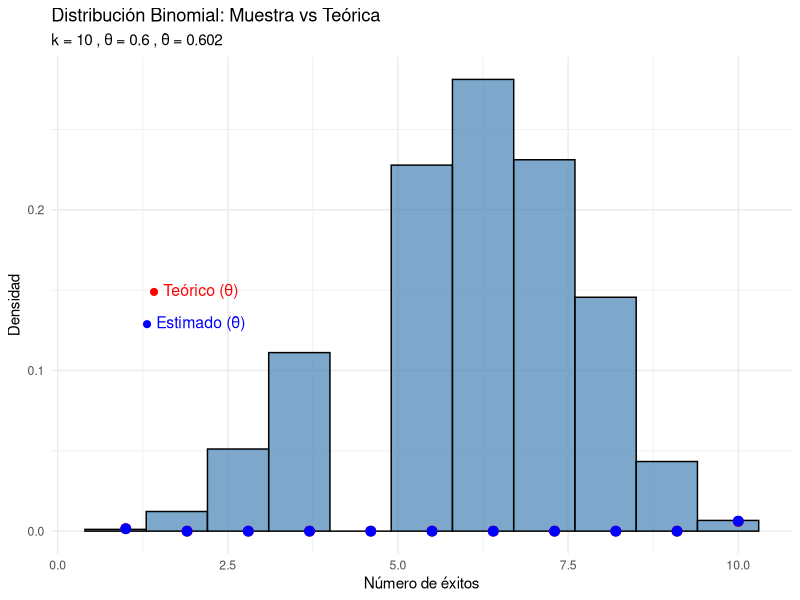
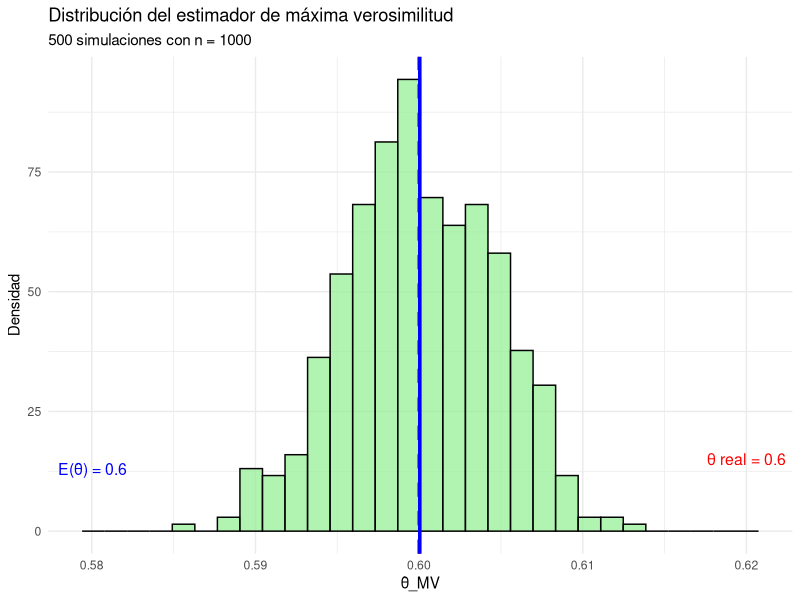
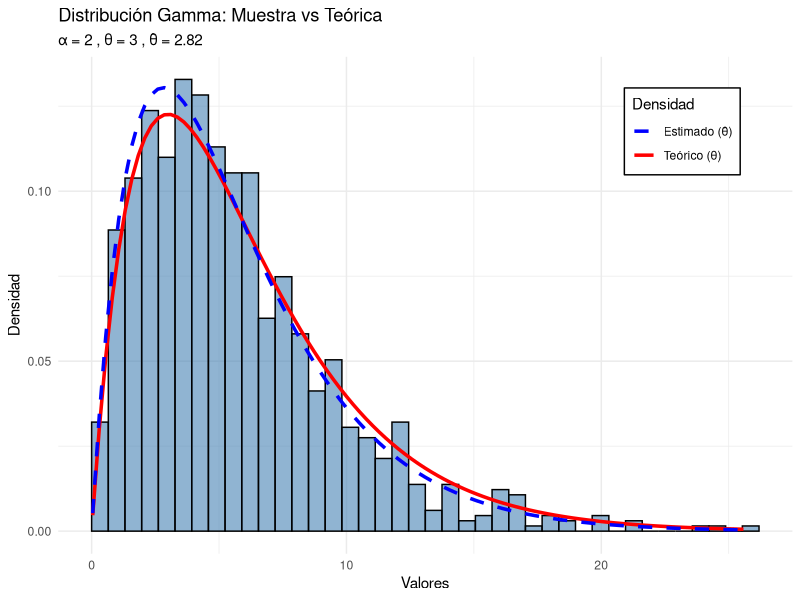
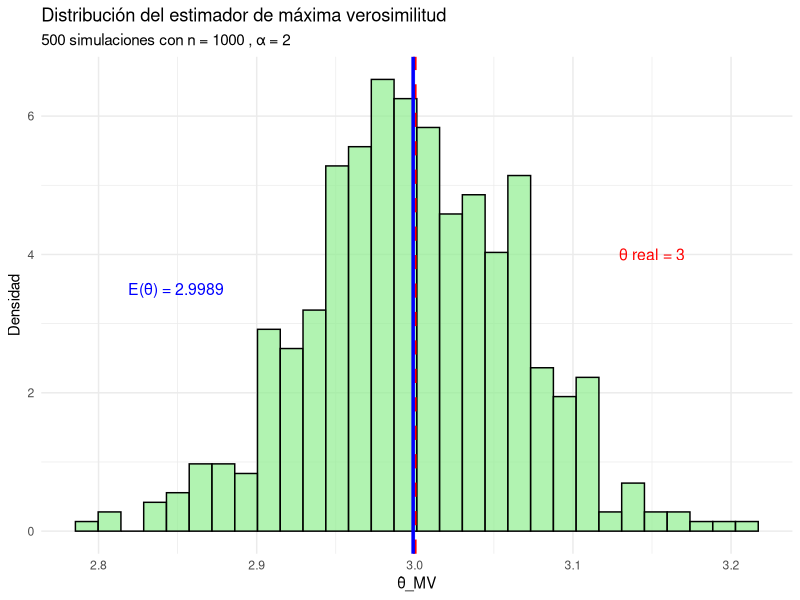
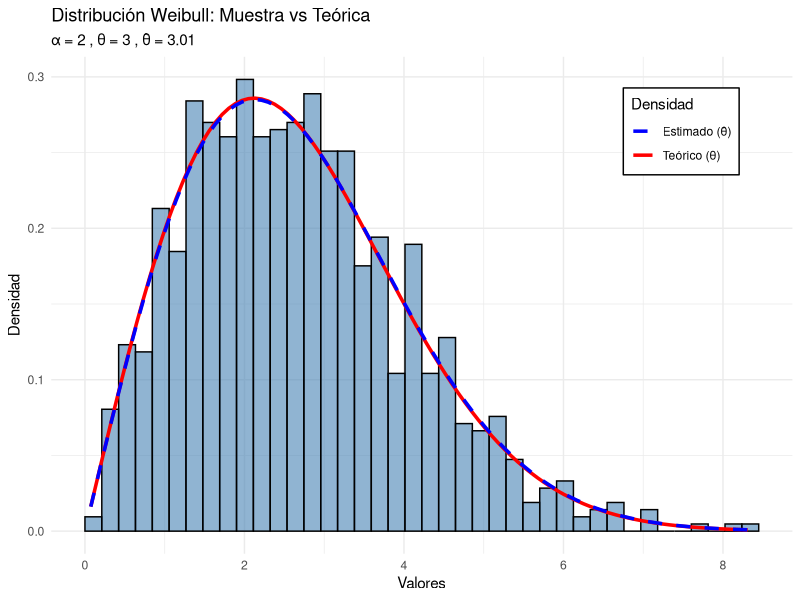
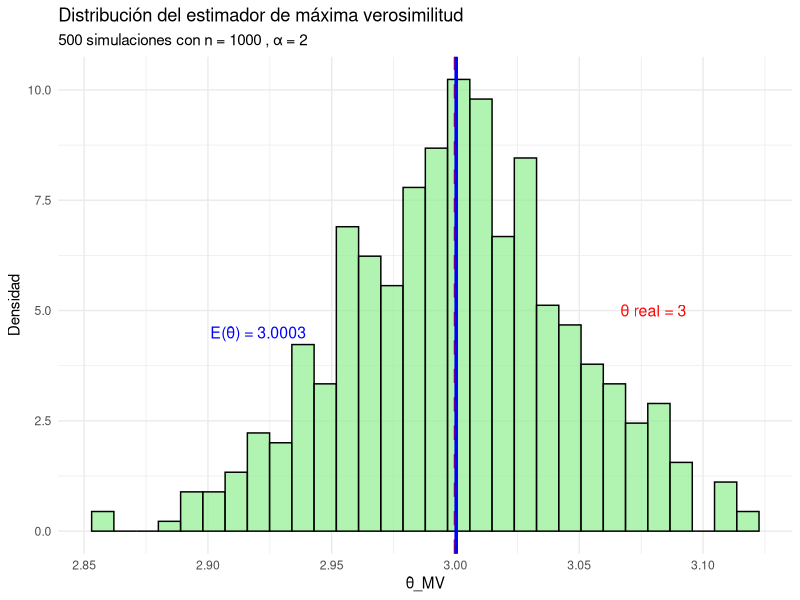
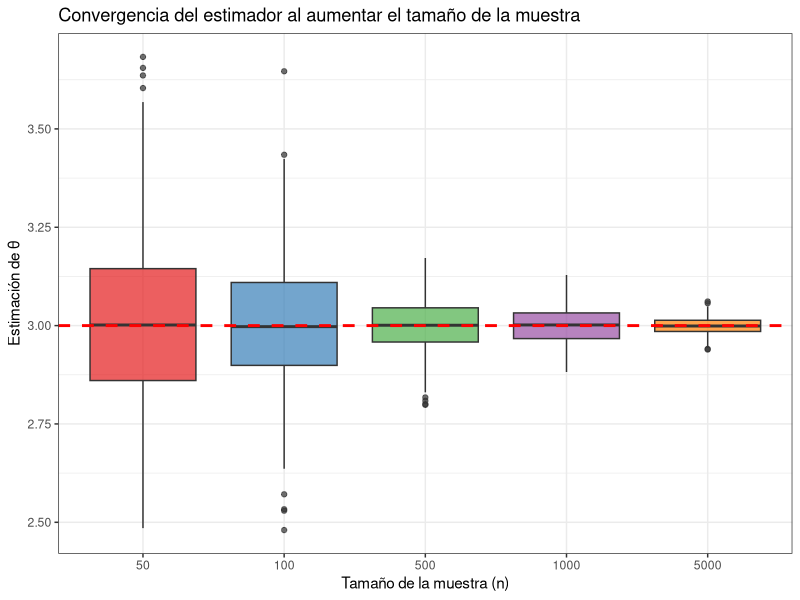

The R script that drew these images, in order:
## ---- chunk 1
#| include: false

library(tidyverse)
library(knitr)
library(kableExtra)
library(readxl)
library(RColorBrewer)
## ---- chunk 2
#| warning: false

# Parámetros conocidos
k_fijo <- 10
theta_fijo <- 0.6
n <- 1000

# Generar muestra aleatoria
set.seed(123)
muestra <- rbinom(n, size = k_fijo, prob = theta_fijo)

# Estimador de máxima verosimilitud
theta_hat <- mean(muestra) / k_fijo

# Mostrar resultados
cat("Parámetro real θ =", theta_fijo, "\n")
cat("Estimador θ̂_MV =", round(theta_hat, 4), "\n")
cat("Error absoluto =", round(abs(theta_fijo - theta_hat), 4), "\n")

# Crear data frame para gráficos
df_muestra <- data.frame(X = muestra)

# Histograma de la muestra
library(ggplot2)
library(RColorBrewer)

ggplot(df_muestra, aes(x = X)) +
  geom_histogram(aes(y = after_stat(density)), 
                 bins = k_fijo + 1, 
                 color = "black", 
                 fill = "steelblue", 
                 alpha = 0.7,
                 boundary = -0.5) +
  stat_function(fun = function(x) dbinom(x, size = k_fijo, prob = theta_fijo),
                color = "red", 
                linewidth = 1.2,
                n = k_fijo + 1,
                geom = "point",
                size = 3) +
  stat_function(fun = function(x) dbinom(x, size = k_fijo, prob = theta_hat),
                color = "blue", 
                linewidth = 1.2,
                n = k_fijo + 1,
                geom = "point",
                size = 3) +
  labs(title = "Distribución Binomial: Muestra vs Teórica",
       subtitle = paste("k =", k_fijo, ", θ =", theta_fijo, ", θ̂ =", round(theta_hat, 3)),
       x = "Número de éxitos",
       y = "Densidad") +
  theme_minimal() +
  annotate("text", x = 2, y = 0.15, 
           label = "● Teórico (θ)", 
           color = "red", size = 4) +
  annotate("text", x = 2, y = 0.13, 
           label = "● Estimado (θ̂)", 
           color = "blue", size = 4)
## ---- chunk 3
#| warning: false

# Número de simulaciones
N_sim <- 500

# Simular N_sim muestras y calcular el estimador
estimaciones <- replicate(N_sim, {
  muestra <- rbinom(n, size = k_fijo, prob = theta_fijo)
  mean(muestra) / k_fijo
})

# Data frame con estimaciones
df_estimaciones <- data.frame(theta_hat = estimaciones)

# Gráfico de distribución del estimador
ggplot(df_estimaciones, aes(x = theta_hat)) +
  geom_histogram(aes(y = after_stat(density)), 
                 bins = 30, 
                 color = "black", 
                 fill = "lightgreen", 
                 alpha = 0.7) +
  geom_vline(xintercept = theta_fijo, 
             color = "red", 
             linetype = "dashed", 
             linewidth = 1.2) +
  geom_vline(xintercept = mean(estimaciones), 
             color = "blue", 
             linetype = "solid", 
             linewidth = 1.2) +
  labs(title = "Distribución del estimador de máxima verosimilitud",
       subtitle = paste(N_sim, "simulaciones con n =", n),
       x = "θ̂_MV",
       y = "Densidad") +
  annotate("text", x = theta_fijo + 0.02, y = 15, 
           label = paste("θ real =", theta_fijo), 
           color = "red", size = 4) +
  annotate("text", x = mean(estimaciones) - 0.02, y = 13, 
           label = paste("E(θ̂) =", round(mean(estimaciones), 4)), 
           color = "blue", size = 4) +
  theme_minimal()

# Estadísticas del estimador
cat("\nEstadísticas del estimador (", N_sim, "simulaciones):\n", sep = "")
cat("Media =", round(mean(estimaciones), 4), "\n")
cat("Desviación estándar =", round(sd(estimaciones), 4), "\n")
cat("Sesgo =", round(mean(estimaciones) - theta_fijo, 6), "\n")
## ---- chunk 4
# Parámetros conocidos
alpha_fijo <- 2  # parámetro de forma (conocido)
theta_fijo <- 3  # parámetro de escala (desconocido, a estimar)
n <- 1000

# Generar muestra aleatoria
set.seed(123)
muestra <- rgamma(n, shape = alpha_fijo, scale = theta_fijo)

# Estimador de máxima verosimilitud
theta_hat <- mean(muestra) / alpha_fijo

# Mostrar resultados
cat("Parámetro real θ =", theta_fijo, "\n")
cat("Estimador θ̂_MV =", round(theta_hat, 4), "\n")
cat("Error absoluto =", round(abs(theta_fijo - theta_hat), 4), "\n")

# Crear data frame para gráficos
df_muestra <- data.frame(X = muestra)

# Histograma de la muestra con densidades teórica y estimada
library(ggplot2)
library(RColorBrewer)

ggplot(df_muestra, aes(x = X)) +
  geom_histogram(aes(y = after_stat(density)), 
                 bins = 40, 
                 color = "black", 
                 fill = "steelblue", 
                 alpha = 0.6,
                 boundary = 0) +
  stat_function(fun = function(x) dgamma(x, shape = alpha_fijo, scale = theta_fijo),
                aes(color = "Teórico (θ)"),
                linewidth = 1.2) +
  stat_function(fun = function(x) dgamma(x, shape = alpha_fijo, scale = theta_hat),
                aes(color = "Estimado (θ̂)"),
                linewidth = 1.2,
                linetype = "dashed") +
  scale_color_manual(name = "Densidad",
                     values = c("Teórico (θ)" = "red", 
                                "Estimado (θ̂)" = "blue")) +
  labs(title = "Distribución Gamma: Muestra vs Teórica",
       subtitle = paste("α =", alpha_fijo, ", θ =", theta_fijo, ", θ̂ =", round(theta_hat, 3)),
       x = "Valores",
       y = "Densidad") +
  theme_minimal() +
  theme(legend.position = c(0.85, 0.85),
        legend.background = element_rect(fill = "white", color = "black"))
## ---- chunk 5
# Número de simulaciones
N_sim <- 500

# Simular N_sim muestras y calcular el estimador
estimaciones <- replicate(N_sim, {
  muestra <- rgamma(n, shape = alpha_fijo, scale = theta_fijo)
  mean(muestra) / alpha_fijo
})

# Data frame con estimaciones
df_estimaciones <- data.frame(theta_hat = estimaciones)

# Gráfico de distribución del estimador
ggplot(df_estimaciones, aes(x = theta_hat)) +
  geom_histogram(aes(y = after_stat(density)), 
                 bins = 30, 
                 color = "black", 
                 fill = "lightgreen", 
                 alpha = 0.7) +
  geom_vline(xintercept = theta_fijo, 
             color = "red", 
             linetype = "dashed", 
             linewidth = 1.2) +
  geom_vline(xintercept = mean(estimaciones), 
             color = "blue", 
             linetype = "solid", 
             linewidth = 1.2) +
  labs(title = "Distribución del estimador de máxima verosimilitud",
       subtitle = paste(N_sim, "simulaciones con n =", n, ", α =", alpha_fijo),
       x = "θ̂_MV",
       y = "Densidad") +
  annotate("text", x = theta_fijo + 0.15, y = 4, 
           label = paste("θ real =", theta_fijo), 
           color = "red", size = 4) +
  annotate("text", x = mean(estimaciones) - 0.15, y = 3.5, 
           label = paste("E(θ̂) =", round(mean(estimaciones), 4)), 
           color = "blue", size = 4) +
  theme_minimal()

# Estadísticas del estimador
cat("\nEstadísticas del estimador (", N_sim, "simulaciones):\n", sep = "")
cat("Media =", round(mean(estimaciones), 4), "\n")
cat("Desviación estándar =", round(sd(estimaciones), 4), "\n")
cat("Sesgo =", round(mean(estimaciones) - theta_fijo, 6), "\n")
cat("Varianza teórica = θ²/(nα) =", round(theta_fijo^2 / (n * alpha_fijo), 4), "\n")
cat("Varianza empírica =", round(var(estimaciones), 4), "\n")
## ---- chunk 6
# Parámetros conocidos
alpha_fijo <- 2  # parámetro de forma (conocido)
theta_fijo <- 3  # parámetro de escala (desconocido, a estimar)
n <- 1000

# Generar muestra aleatoria
set.seed(123)
muestra <- rweibull(n, shape = alpha_fijo, scale = theta_fijo)

# Estimador de máxima verosimilitud
theta_hat <- (mean(muestra^alpha_fijo))^(1/alpha_fijo)

# Mostrar resultados
cat("Parámetro real θ =", theta_fijo, "\n")
cat("Estimador θ̂_MV =", round(theta_hat, 4), "\n")
cat("Error absoluto =", round(abs(theta_fijo - theta_hat), 4), "\n")

# Crear data frame para gráficos
df_muestra <- data.frame(X = muestra)

# Histograma de la muestra con densidades teórica y estimada
library(ggplot2)
library(RColorBrewer)

ggplot(df_muestra, aes(x = X)) +
  geom_histogram(aes(y = after_stat(density)), 
                 bins = 40, 
                 color = "black", 
                 fill = "steelblue", 
                 alpha = 0.6,
                 boundary = 0) +
  stat_function(fun = function(x) dweibull(x, shape = alpha_fijo, scale = theta_fijo),
                aes(color = "Teórico (θ)"),
                linewidth = 1.2) +
  stat_function(fun = function(x) dweibull(x, shape = alpha_fijo, scale = theta_hat),
                aes(color = "Estimado (θ̂)"),
                linewidth = 1.2,
                linetype = "dashed") +
  scale_color_manual(name = "Densidad",
                     values = c("Teórico (θ)" = "red", 
                                "Estimado (θ̂)" = "blue")) +
  labs(title = "Distribución Weibull: Muestra vs Teórica",
       subtitle = paste("α =", alpha_fijo, ", θ =", theta_fijo, ", θ̂ =", round(theta_hat, 3)),
       x = "Valores",
       y = "Densidad") +
  theme_minimal() +
  theme(legend.position = c(0.85, 0.85),
        legend.background = element_rect(fill = "white", color = "black"))
## ---- chunk 7
# Número de simulaciones
N_sim <- 500

# Simular N_sim muestras y calcular el estimador
estimaciones <- replicate(N_sim, {
  muestra <- rweibull(n, shape = alpha_fijo, scale = theta_fijo)
  (mean(muestra^alpha_fijo))^(1/alpha_fijo)
})

# Data frame con estimaciones
df_estimaciones <- data.frame(theta_hat = estimaciones)

# Gráfico de distribución del estimador
ggplot(df_estimaciones, aes(x = theta_hat)) +
  geom_histogram(aes(y = after_stat(density)), 
                 bins = 30, 
                 color = "black", 
                 fill = "lightgreen", 
                 alpha = 0.7) +
  geom_vline(xintercept = theta_fijo, 
             color = "red", 
             linetype = "dashed", 
             linewidth = 1.2) +
  geom_vline(xintercept = mean(estimaciones), 
             color = "blue", 
             linetype = "solid", 
             linewidth = 1.2) +
  labs(title = "Distribución del estimador de máxima verosimilitud",
       subtitle = paste(N_sim, "simulaciones con n =", n, ", α =", alpha_fijo),
       x = "θ̂_MV",
       y = "Densidad") +
  annotate("text", x = theta_fijo + 0.08, y = 5, 
           label = paste("θ real =", theta_fijo), 
           color = "red", size = 4) +
  annotate("text", x = mean(estimaciones) - 0.08, y = 4.5, 
           label = paste("E(θ̂) =", round(mean(estimaciones), 4)), 
           color = "blue", size = 4) +
  theme_minimal()

# Estadísticas del estimador
cat("\nEstadísticas del estimador (", N_sim, "simulaciones):\n", sep = "")
cat("Media =", round(mean(estimaciones), 4), "\n")
cat("Desviación estándar =", round(sd(estimaciones), 4), "\n")
cat("Sesgo =", round(mean(estimaciones) - theta_fijo, 6), "\n")
cat("Sesgo relativo (%) =", round(100 * (mean(estimaciones) - theta_fijo) / theta_fijo, 3), "%\n")
## ---- chunk 8
# Tamaños de muestra
tamanos <- c(50, 100, 500, 1000, 5000)
N_sim <- 500

# Data frame para almacenar resultados
df_convergencia <- data.frame()

for (tam in tamanos) {
  estimaciones_tam <- replicate(N_sim, {
    muestra <- rweibull(tam, shape = alpha_fijo, scale = theta_fijo)
    (mean(muestra^alpha_fijo))^(1/alpha_fijo)
  })
  
  df_temp <- data.frame(
    n = factor(tam),
    Estimacion = estimaciones_tam
  )
  df_convergencia <- rbind(df_convergencia, df_temp)
}

# Gráfico de convergencia
ggplot(df_convergencia) +
  geom_boxplot(aes(x = n, y = Estimacion, fill = n), alpha = 0.7) +
  geom_hline(yintercept = theta_fijo, 
             color = "red", 
             linetype = "dashed", 
             linewidth = 1) +
  scale_fill_brewer(palette = "Set1") +
  labs(title = "Convergencia del estimador al aumentar el tamaño de la muestra",
       x = "Tamaño de la muestra (n)",
       y = "Estimación de θ") +
  theme_bw() +
  theme(legend.position = "none")
